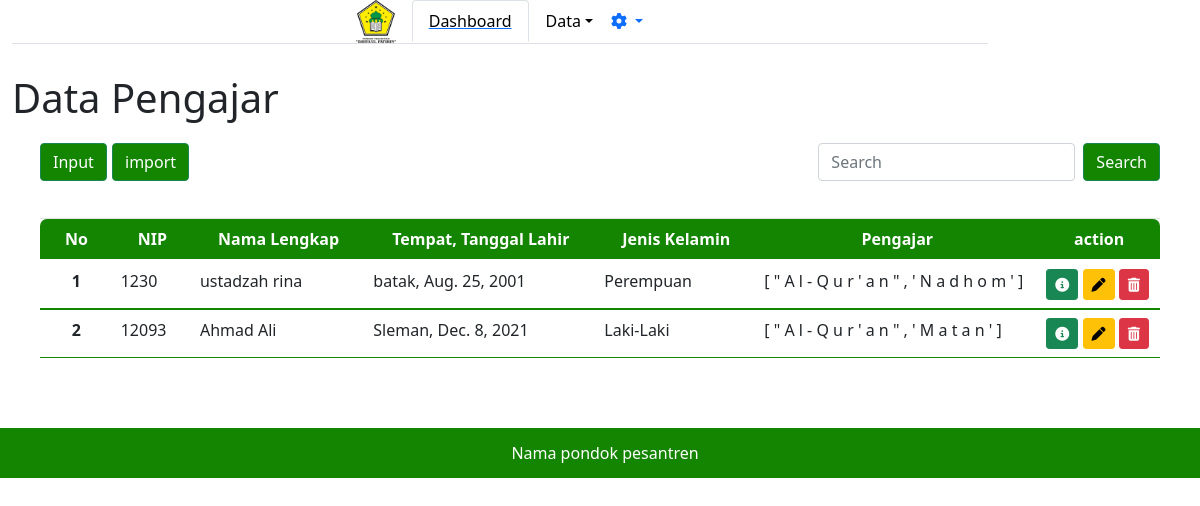
/adminpondok/datapengajar/, run on an earlier commit of the app's database.
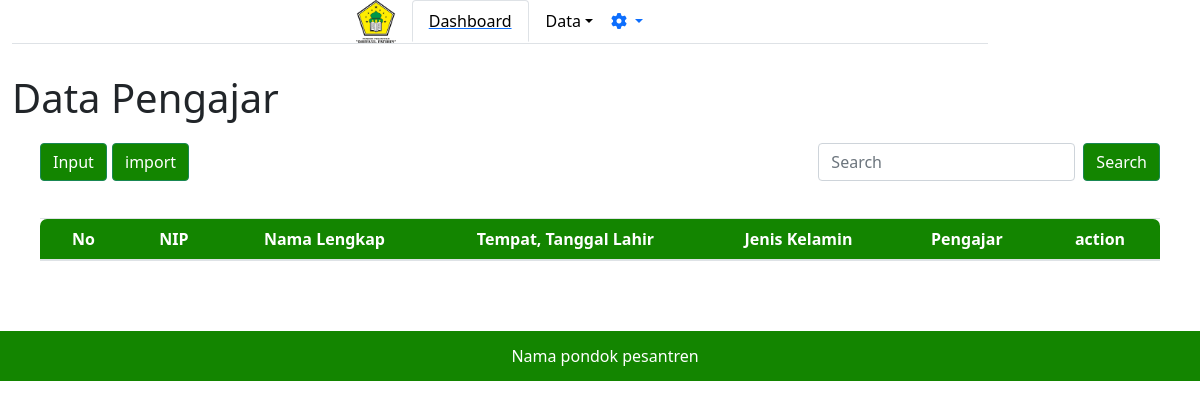
And on a later commit of the database.
### adminpondok/models.py (models this page shows)
class Pengajar(models.Model):
    kelamin = [
        ('Laki-Laki', 'Laki-Laki'),
        ('Perempuan', 'Perempuan'),
    ]
    NIP = models.IntegerField(unique=True)
    nama_pengajar = models.CharField(max_length=30)
    tempat_lahir = models.CharField(max_length=20)
    tanggal_lahir = models.DateField()
    jk = models.CharField(max_length=9, choices=kelamin, default='')
    almt = models.TextField(default='')
    telp = models.IntegerField(default=0)
    email = models.CharField(default='', max_length=20)
    pngjr = models.CharField(max_length=10, default='')

### adminpondok/views.py (the view, shortened to what this page needs)
# urls.py: path('datapengajar/', views.datapengajar),
def datapengajar(req):
    pengajar = models.Pengajar.objects.order_by('-id')
    return render(req, 'adminpondok/datapengajar.html', {
        'data': pengajar,
    })

### adminpondok/templates/adminpondok/datapengajar.html (shortened to what this page needs)
{% extends "adminpondok/base.html" %}
{% block content %}
<h1>Data Pengajar</h1>
<nav class="navbar navbar-light bg-white">
    <div class="container-fluid">
        <a class="navbar-brand">
            <button type="button" class="btn btn-success" data-bs-toggle="modal" data-bs-target="#staticBackdrop"
                style="background-color: #138500;">
                Input
            </button>
            <button type="button" class="btn btn-success" style="background-color: #138500;">
                import
            </button>
        </a>
        <form class="d-flex">
            <input class="form-control me-2" type="search" placeholder="Search" aria-label="Search">
            <button class="btn btn-success" style="background-color:#138500 ;" type="submit">Search</button>
        </form>
    </div>
</nav>
<div class="card-body table-responsive">
    <div class="min-h-screen bg-white py-2">
        <div class="container-fluid">
            <table class="table">
                <thead class="" style="background-color: #138500; color: #FFFFFF;">
                    <tr>
                        <th class="font-semibold text-sm uppercase px-4 py-2 text-center">No</th>
                        <th class="font-semibold text-sm uppercase px-4 py-2 text-center">NIP</th>
                        <th class="font-semibold text-sm uppercase px-4 py-2 text-center">Nama Lengkap</th>
                        <th class="font-semibold text-sm uppercase px-4 py-2 text-center">Tempat, Tanggal Lahir</th>
                        <th class="font-semibold text-sm uppercase px-4 py-2 text-center">Jenis Kelamin</th>
                        <th class="font-semibold text-sm uppercase px-4 py-2 text-center">Pengajar</th>
                        <th class="font-semibold text-sm uppercase px-4 py-2 text-center">action</th>
                    </tr>
                </thead>
                {% for d in data %}
                <tbody class="divide-y divide-gray-500" style="border-color: #138500;">
                    <tr>
                        <th scope=" row" class="text-center">{{ forloop.counter }}</th>
                        <td>{{d.NIP}}</td>
                        <td>{{d.nama_pengajar}}</td>
                        <td>{{d.tempat_lahir}}, {{d.tanggal_lahir}}</td>
                        <td>{{d.jk}}</td>
                        <td>{% for dt in d.pngjr %} {{dt}} {% endfor %}</td>
                        <td>
                            <a class="btn btn-sm btn-success" href="/{{d.id}}/detail"><i
                                    class="fas fa-info-circle"></i></a>
                            <a class="btn btn-sm btn-warning" href="/adminpondok/datapengajar/{{d.id}}/editpengajar"><i
                                    class="fas fa-pen"></i></a>
                            <a class="btn btn-sm btn-danger" href="/adminpondok/datapengajar/{{d.id}}/deletepengajar"><i
                                    class="fas fa-trash-alt"></i></a>
                        </td>
                    </tr>
                </tbody>
                {% endfor %}
            </table>
        </div>
    </div>
</div>
{% endblock %}

What changed in the data, as far as the page shows it:
removed Pengajar: NIP "1230", nama_pengajar "ustadzah rina", tempat_lahir "batak", tanggal_lahir "Aug. 25, 2001", jk "Perempuan", pngjr "[" "\"" "A" "l" "-" "Q" "u" "r" "'" "a" "n" "\"" "," "'" "N" "a" "d" "h" "o" "m" "'" "]"
removed Pengajar: NIP "12093", nama_pengajar "Ahmad Ali", tempat_lahir "Sleman", tanggal_lahir "Dec. 8, 2021", jk "Laki-Laki", pngjr "[" "\"" "A" "l" "-" "Q" "u" "r" "'" "a" "n" "\"" "," "'" "M" "a" "t" "a" "n" "'" "]"
